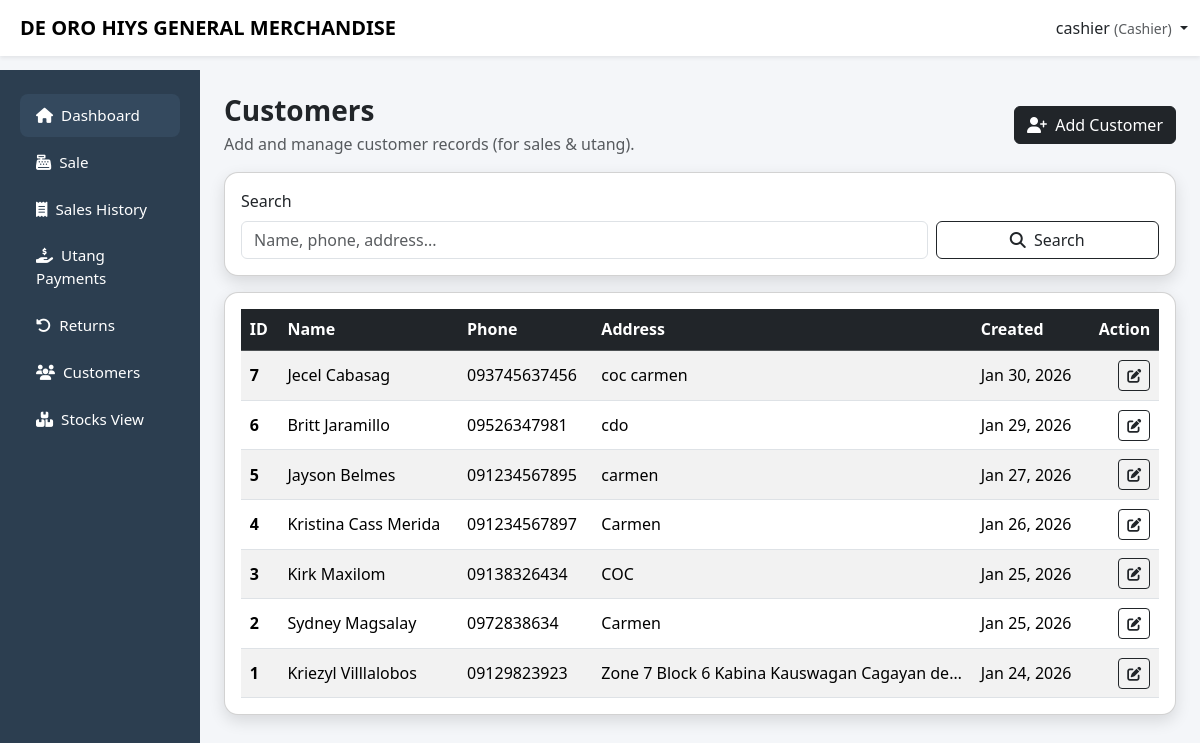
/capstone/cashier/customers.php (signed in), run on the app's committed database.
### tables this page shows
CREATE TABLE `customers` (
  `customer_id` int(11) NOT NULL,
  `first_name` varchar(50) DEFAULT NULL,
  `last_name` varchar(50) DEFAULT NULL,
  `phone` varchar(20) DEFAULT NULL,
  `address` text DEFAULT NULL,
  `created_at` timestamp NOT NULL DEFAULT current_timestamp()
);

### capstone/cashier/customers.php (the view, shortened to what this page needs)
<?php
$username = $_SESSION['username'] ?? 'Cashier';
include '../config/db.php';
function h($v){ return htmlspecialchars((string)$v, ENT_QUOTES, 'UTF-8'); }
$q = trim($_GET['q'] ?? '');
$sql = "SELECT * FROM customers";
$sql .= " ORDER BY created_at DESC LIMIT 200";
$stmt = $conn->prepare($sql);
$stmt->execute();
$customers = $stmt->get_result();
?>
<!DOCTYPE html>
<html lang="en">
<head>
<link href="https://cdn.jsdelivr.net/npm/bootstrap@5.3.2/dist/css/bootstrap.min.css" rel="stylesheet">
<link href="https://cdnjs.cloudflare.com/ajax/libs/font-awesome/6.5.1/css/all.min.css" rel="stylesheet">
<link href="../css/layout.css" rel="stylesheet">
</head>
<body>
<nav class="navbar navbar-expand-lg navbar-light bg-white shadow-sm fixed-top">
<div class="container-fluid">
<span class="navbar-brand fw-bold ms-2">DE ORO HIYS GENERAL MERCHANDISE</span>
<div class="ms-auto dropdown">
<a class="nav-link dropdown-toggle" data-bs-toggle="dropdown">
<?= h($username) ?> <small class="text-muted">(Cashier)</small>
</a>
</div>
</div>
</nav>
<div class="container-fluid">
<div class="row">
<?php include '../includes/cashier_sidebar.php'; ?>
<main class="col-lg-10 ms-sm-auto px-4 main-content">
<div class="py-4">
<div class="d-flex justify-content-between align-items-center flex-wrap gap-2 mb-3">
<div>
<h3 class="fw-bold mb-1">Customers</h3>
<div class="text-muted">Add and manage customer records (for sales & utang).</div>
</div>
<button class="btn btn-dark" data-bs-toggle="modal" data-bs-target="#addCustomerModal">
<i class="fa-solid fa-user-plus me-1"></i> Add Customer
</button>
</div>
<div class="card modern-card mb-3">
<div class="card-body">
<form class="row g-2 align-items-end" method="GET">
<div class="col-12 col-md-9">
<label class="form-label">Search</label>
<input class="form-control" name="q" value="<?= h($q) ?>" placeholder="Name, phone, address...">
</div>
<div class="col-12 col-md-3 d-grid">
<button class="btn btn-outline-dark"><i class="fa-solid fa-magnifying-glass me-1"></i> Search</button>
</div>
</form>
</div>
</div>
<div class="card modern-card">
<div class="card-body table-responsive">
<table class="table table-striped align-middle mb-0">
<thead class="table-dark">
<tr>
<th>ID</th>
<th>Name</th>
<th>Phone</th>
<th>Address</th>
<th>Created</th>
<th class="text-end">Action</th>
</tr>
</thead>
<tbody>
<?php if($customers && $customers->num_rows>0): ?>
<?php while($c = $customers->fetch_assoc()): ?>
<?php
$name = trim(($c['first_name'] ?? '').' '.($c['last_name'] ?? ''));
?>
<tr>
<td class="fw-bold"><?= (int)$c['customer_id'] ?></td>
<td><?= h($name ?: 'N/A') ?></td>
<td><?= h($c['phone'] ?? '') ?></td>
<td style="max-width:360px; white-space:nowrap; overflow:hidden; text-overflow:ellipsis;">
<?= h($c['address'] ?? '') ?>
</td>
<td><?= $c['created_at'] ? date("M d, Y", strtotime($c['created_at'])) : '-' ?></td>
<td class="text-end">
<button class="btn btn-sm btn-outline-dark"
data-bs-toggle="modal"
data-bs-target="#editCustomerModal<?= (int)$c['customer_id'] ?>">
<i class="fa-solid fa-pen-to-square"></i>
</button>
</td>
</tr>
<?php endwhile; ?>
<?php else: ?>
<tr><td colspan="6" class="text-center text-muted py-4">No customers found.</td></tr>
<?php endif; ?>
</tbody>
</table>
</div>
</div>
</div>
</main>
</div>
</div>
</body>
</html>

### capstone/css/layout.css (style rules this page uses)
body { background:#f4f6f9; padding-top: 60px; }
.modern-card { border-radius:14px; box-shadow:0 6px 16px rgba(0,0,0,.12); transition:.3s; }
.main-content { padding-top:0px; }
.table td, .table th { padding:0.55rem; vertical-align: middle; }
.table td,.table th { vertical-align:middle; }
table td, .table th { padding:0.55rem; vertical-align: middle; }
body { background:#f4f6f9; padding-top:70px; }
.modern-card { border-radius:14px; box-shadow:0 6px 16px rgba(0,0,0,.12); }
.table td, .table th { vertical-align: middle; }

### data on the page
customers: customer_id "7", first_name+last_name "Jecel Cabasag", phone "093745637456", address "coc carmen", created_at "Jan 30, 2026"
customers: customer_id "6", first_name+last_name "Britt Jaramillo", phone "09526347981", address "cdo", created_at "Jan 29, 2026"
customers: customer_id "5", first_name+last_name "Jayson Belmes", phone "091234567895", address "carmen", created_at "Jan 27, 2026"
customers: customer_id "4", first_name+last_name "Kristina Cass Merida", phone "091234567897", address "Carmen", created_at "Jan 26, 2026"
customers: customer_id "3", first_name+last_name "Kirk Maxilom", phone "09138326434", address "COC", created_at "Jan 25, 2026"
customers: customer_id "2", first_name+last_name "Sydney Magsalay", phone "0972838634", address "Carmen", created_at "Jan 25, 2026"
customers: customer_id "1", first_name+last_name "Kriezyl Villlalobos", phone "09129823923", address "Zone 7 Block 6 Kabina Kauswagan Cagayan de…", created_at "Jan 24, 2026"

### other printed values
$username "cashier"
